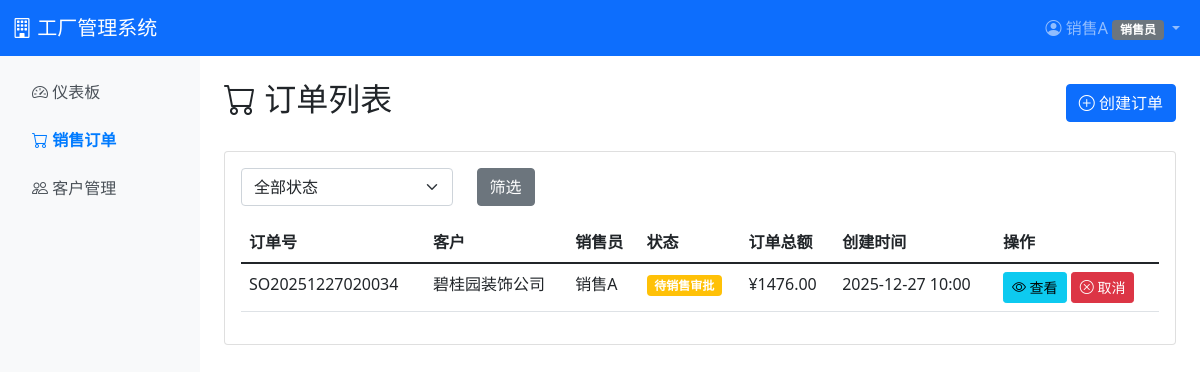
The app's page /sales/orders/ (signed in), older data.
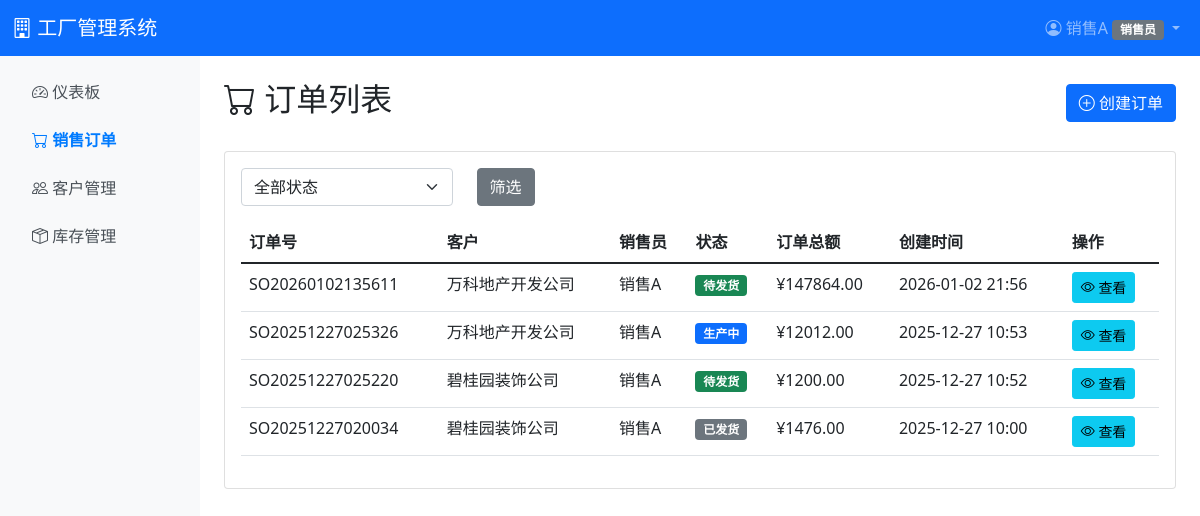
The same page, newer data.
### sales/models.py (models this page shows, shortened)
class SalesOrder(models.Model):
    STATUS_CHOICES = [
        ('pending', '待销售审批'),
        ('approved', '销售已审批'),
        ('warehouse_pending', '待库存审批'),
        ('warehouse_approved', '库存已审批'),
        ('rejected', '已退回'),
        ('in_production', '生产中'),
        ('ready_to_ship', '待发货'),
        ('shipped', '已发货'),
        ('completed', '已完成'),
        ('cancelled', '已取消'),
    ]
    order_no = models.CharField(max_length=50, unique=True, verbose_name='订单号')
    customer = models.ForeignKey(Customer, on_delete=models.PROTECT, verbose_name='客户')
    salesperson = models.ForeignKey('auth.User', on_delete=models.PROTECT, related_name='sales_orders', verbose_name='销售员')
    status = models.CharField(max_length=20, choices=STATUS_CHOICES, default='pending', verbose_name='状态')
    total_amount = models.DecimalField(max_digits=12, decimal_places=2, default=0, verbose_name='订单总额')
    reserve_inventory = models.BooleanField(default=False, verbose_name='预占库存')
    approved_by = models.ForeignKey('auth.User', on_delete=models.SET_NULL, null=True, blank=True, related_name='approved_orders', verbose_name='销售审批人')
    approved_at = models.DateTimeField(null=True, blank=True, verbose_name='销售审批时间')
    warehouse_approved_by = models.ForeignKey('auth.User', on_delete=models.SET_NULL, null=True, blank=True, related_name='warehouse_approved_orders', verbose_name='库存审批人')
    warehouse_approved_at = models.DateTimeField(null=True, blank=True, verbose_name='库存审批时间')
    rejected_by = models.ForeignKey('auth.User', on_delete=models.SET_NULL, null=True, blank=True, related_name='rejected_orders', verbose_name='退回人')
    rejected_at = models.DateTimeField(null=True, blank=True, verbose_name='退回时间')
    reject_reason = models.TextField(blank=True, verbose_name='退回原因')
    remark = models.TextField(blank=True, verbose_name='备注')
    created_at = models.DateTimeField(auto_now_add=True, verbose_name='创建时间')
    updated_at = models.DateTimeField(auto_now=True, verbose_name='更新时间')
    class Meta:
        verbose_name = '销售订单'
        verbose_name_plural = '销售订单'
        ordering = ['-created_at']

### inventory/models.py (models this page shows, shortened)
class Customer(models.Model):
    CREDIT_LEVEL_CHOICES = [
        ('A', 'A级（优秀）'),
        ('B', 'B级（良好）'),
        ('C', 'C级（一般）'),
        ('D', 'D级（较差）'),
    ]
    name = models.CharField(max_length=200, unique=True, verbose_name='客户名称')
    contact_person = models.CharField(max_length=100, verbose_name='联系人')
    phone = models.CharField(max_length=20, verbose_name='联系电话')
    address = models.TextField(verbose_name='地址')
    credit_level = models.CharField(max_length=1, choices=CREDIT_LEVEL_CHOICES, default='C', verbose_name='信用等级')
    created_by = models.ForeignKey('auth.User', on_delete=models.SET_NULL, null=True, blank=True, related_name='created_customers', verbose_name='创建人')
    created_at = models.DateTimeField(auto_now_add=True, verbose_name='创建时间')
    updated_at = models.DateTimeField(auto_now=True, verbose_name='更新时间')
    class Meta:
        verbose_name = '客户'
        verbose_name_plural = '客户'
        ordering = ['-created_at']

### sales/views.py (the view)
# urls.py: path('orders/', views.order_list, name='order_list'),
@login_required
@role_required('sales', 'sales_mgr', 'warehouse', 'ceo')
def order_list(request):
    orders = SalesOrder.objects.select_related('customer', 'salesperson').all()
    if request.user.profile.role == 'sales':
        orders = orders.filter(salesperson=request.user)
    status_filter = request.GET.get('status', '')
    if not status_filter and request.user.profile.role == 'warehouse':
        status_filter = 'warehouse_pending'
        orders = orders.filter(status='warehouse_pending')
    elif status_filter:
        orders = orders.filter(status=status_filter)
    context = {
        'orders': orders,
        'status_filter': status_filter,
    }
    return render(request, 'sales/order_list.html', context)

### accounts/models.py (called while the page is built)
    def has_permission(self, permission_code):
        if self.role == 'ceo':
            return True
        role_permissions = self.get_role_default_permissions()
        if permission_code in role_permissions:
            return True
        return self.permissions.filter(code=permission_code).exists()

### accounts/templatetags/permission_tags.py (called while the page is built)
@register.filter
def has_permission(user, permission_code):
    if not user or not user.is_authenticated:
        return False
    try:
        profile = user.profile
        return profile.has_permission(permission_code)
    except AttributeError:
        return False

### templates/sales/order_list.html (shortened to what this page needs)
{% extends 'base.html' %}
{% block content %}
<div class="d-flex justify-content-between align-items-center mb-4">
    <h2><i class="bi bi-cart"></i> 订单列表</h2>
    {% if user.profile.role == 'sales' or user.profile.role == 'sales_mgr' or user.profile.role == 'ceo' %}
    <a href="{% url 'sales:order_create' %}" class="btn btn-primary">
        <i class="bi bi-plus-circle"></i> 创建订单
    </a>
    {% endif %}
</div>
<div class="card">
    <div class="card-body">
        <form method="get" class="mb-3">
            <div class="row">
                <div class="col-md-3">
                    <select name="status" class="form-select">
                        <option value="">全部状态</option>
                    </select>
                </div>
                <div class="col-md-2">
                    <button type="submit" class="btn btn-secondary">筛选</button>
                </div>
            </div>
        </form>
        <div class="table-responsive">
            <table class="table table-hover">
                <thead>
                    <tr>
                        <th>订单号</th>
                        <th>客户</th>
                        <th>销售员</th>
                        <th>状态</th>
                        <th>订单总额</th>
                        <th>创建时间</th>
                        <th>操作</th>
                    </tr>
                </thead>
                <tbody>
                    {% for order in orders %}
                    <tr>
                        <td>{{ order.order_no }}</td>
                        <td>{{ order.customer.name }}</td>
                        <td>{{ order.salesperson.username }}</td>
                        <td>
                            {% if order.status == 'pending' %}
                            <span class="badge bg-warning">待销售审批</span>
                            {% elif order.status == 'approved' %}
                            <span class="badge bg-info">销售已审批</span>
                            {% elif order.status == 'warehouse_pending' %}
                            <span class="badge bg-warning">待库存审批</span>
                            {% elif order.status == 'warehouse_approved' %}
                            <span class="badge bg-info">库存已审批</span>
                            {% elif order.status == 'rejected' %}
                            <span class="badge bg-danger">已退回</span>
                            {% elif order.status == 'in_production' %}
                            <span class="badge bg-primary">生产中</span>
                            {% elif order.status == 'ready_to_ship' %}
                            <span class="badge bg-success">待发货</span>
                            {% elif order.status == 'shipped' %}
                            <span class="badge bg-secondary">已发货</span>
                            {% elif order.status == 'completed' %}
                            <span class="badge bg-success">已完成</span>
                            {% elif order.status == 'cancelled' %}
                            <span class="badge bg-dark">已取消</span>
                            {% endif %}
                        </td>
                        <td>¥{{ order.total_amount }}</td>
                        <td>{{ order.created_at|date:"Y-m-d H:i" }}</td>
                        <td>
                            <a href="{% url 'sales:order_detail' order.pk %}" class="btn btn-sm btn-info">
                                <i class="bi bi-eye"></i> 查看
                            </a>
                            {% if order.status == 'pending' and order.salesperson == user %}
                            <a href="{% url 'sales:order_cancel' order.pk %}" class="btn btn-sm btn-danger">
                                <i class="bi bi-x-circle"></i> 取消
                            </a>
                            {% endif %}
                        </td>
                    </tr>
                    {% empty %}
                    <tr>
                        <td colspan="7" class="text-center text-muted">暂无订单</td>
                    </tr>
                    {% endfor %}
                </tbody>
            </table>
        </div>
    </div>
</div>
{% endblock %}

### templates/base.html (shortened to what this page needs)
{% load permission_tags %}
<!DOCTYPE html>
<html lang="zh-CN">
<head>
    <link href="https://cdn.jsdelivr.net/npm/bootstrap@5.1.3/dist/css/bootstrap.min.css" rel="stylesheet">
    <link rel="stylesheet" href="https://cdn.jsdelivr.net/npm/bootstrap-icons@1.8.1/font/bootstrap-icons.css">
</head>
<body>
    <nav class="navbar navbar-expand-lg navbar-dark bg-primary">
        <div class="container-fluid">
            <a class="navbar-brand" href="{% url 'dashboard' %}">
                <i class="bi bi-building"></i> 工厂管理系统
            </a>
            <div class="collapse navbar-collapse" id="navbarNav">
                <ul class="navbar-nav ms-auto">
                    {% if user.is_authenticated %}
                    <li class="nav-item dropdown">
                        <a class="nav-link dropdown-toggle" href="#" id="navbarDropdown" role="button" data-bs-toggle="dropdown">
                            <i class="bi bi-person-circle"></i> {{ user.username }}
                            {% if user.profile %}
                            <span class="badge bg-secondary">{{ user.profile.get_role_display }}</span>
                            {% endif %}
                        </a>
                    </li>
                    {% else %}
                    <li class="nav-item">
                        <a class="nav-link" href="{% url 'login' %}">登录</a>
                    </li>
                    {% endif %}
                </ul>
            </div>
        </div>
    </nav>
    {% if user.is_authenticated %}
    <div class="container-fluid">
        <div class="row">
            <nav class="col-md-2 sidebar p-3">
                <ul class="nav flex-column">
                    <li class="nav-item mb-2">
                        <a class="nav-link {% if request.resolver_match.url_name == 'dashboard' %}active{% endif %}" href="{% url 'dashboard' %}">
                            <i class="bi bi-speedometer2"></i> 仪表板
                        </a>
                    </li>
                    {% if user.profile.role == 'sales' or user.profile.role == 'sales_mgr' or user.profile.role == 'warehouse' or user.profile.role == 'ceo' or user|has_permission:'sales.order.view' %}
                    <li class="nav-item mb-2">
                        <a class="nav-link {% if 'sales' in request.path %}active{% endif %}" href="{% url 'sales:order_list' %}">
                            <i class="bi bi-cart"></i> 销售订单
                        </a>
                    </li>
                    {% endif %}
                    {% if user.profile.role == 'sales' or user.profile.role == 'sales_mgr' or user.profile.role == 'ceo' or user|has_permission:'inventory.customer.view' %}
                    <li class="nav-item mb-2">
                        <a class="nav-link {% if 'customers' in request.path %}active{% endif %}" href="{% url 'inventory:customer_list' %}">
                            <i class="bi bi-people"></i> 客户管理
                        </a>
                    </li>
                    {% endif %}
                    {% if user.profile.role == 'warehouse' or user.profile.role == 'production' or user.profile.role == 'ceo' or user|has_permission:'inventory.view' or user|has_permission:'inventory.view_product' %}
                    <li class="nav-item mb-2">
                        <a class="nav-link {% if 'inventory' in request.path %}active{% endif %}" href="{% url 'inventory:inventory_list' %}">
                            <i class="bi bi-box-seam"></i> 库存管理
                        </a>
                    </li>
                    {% endif %}
                </ul>
            </nav>
            <main class="col-md-10 p-4">
    {% else %}
    <div class="container mt-5">
    {% endif %}
        {% block content %}{% endblock %}
    {% if user.is_authenticated %}
            </main>
        </div>
    </div>
    {% else %}
    </div>
    {% endif %}
</body>
</html>

Row changes from the older to the newer data that the page shows:
added SalesOrder: order_no "SO20260102135611", customer.name "万科地产开发公司", salesperson.username "销售A", status "待发货", total_amount "147864.00", created_at "2026-01-02 21:56"
added SalesOrder: order_no "SO20251227025326", customer.name "万科地产开发公司", salesperson.username "销售A", status "生产中", total_amount "12012.00", created_at "2025-12-27 10:53"
added SalesOrder: order_no "SO20251227025220", customer.name "碧桂园装饰公司", salesperson.username "销售A", status "待发货", total_amount "1200.00", created_at "2025-12-27 10:52"
changed SalesOrder "SO20251227020034": status "待销售审批 取消" → "已发货"
Text that changed along with them:
text now shown: "库存管理"
